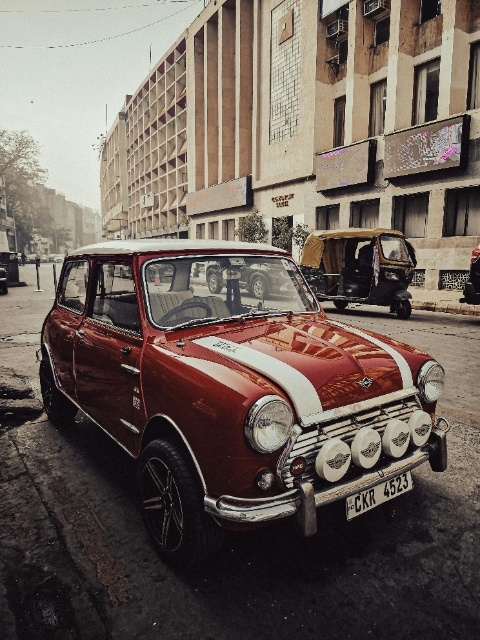
#> input picture images/car.jpg, 480 x 640 px
$ python Task_6.py
#> lines starting #> are read from the running program, lines starting #| are printed output that depends on the picture
import cv2 as cv
import numpy as np

#Task Six Add Gaussian Noise to Image:

img = cv.imread('images/car.jpg')
#> img is the input picture: shape (640, 480, 3); mean B, G, R 88.8, 96.4, 108.7

height = img.shape[0]
#> height = 640
width = img.shape[1]
#> width = 480
# We use np.zeros to ensure dimensions match
noise = np.zeros(img.shape, np.int16)
#We generate the noise
gaussian_noise = cv.randn(noise, 0, 15)
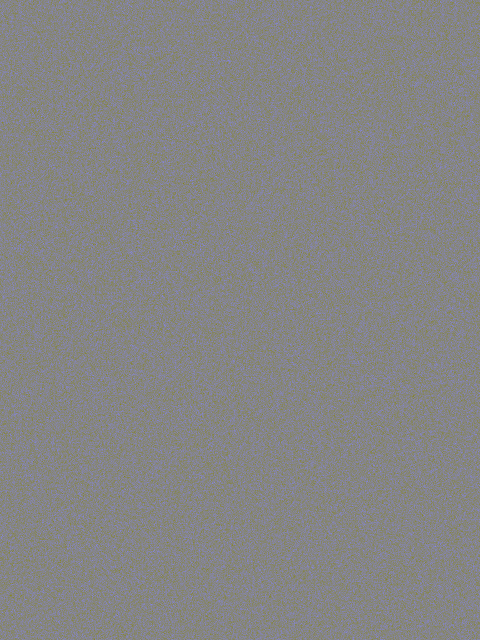
#> noise: shape (640, 480, 3) int16; mean of channels 0, 1, 2 0, 0, 0; drawn with min black and max white

# We add the noise to the original image
# We convert to int16/int32 first to prevent wrap-around (overflow)
# and then clip the results to [0, 255]
img_filtered = cv.add(img,gaussian_noise,dtype=cv.CV_8U)
#gaussian_filter = cv.GaussianBlur(img,noise, 15 )

cv.imshow('Car',img)
cv.imshow('Filtered Car',img_filtered)

cv.waitKey(0)

$ run again, with images/blue_frog.jpg copied over images/car.jpg
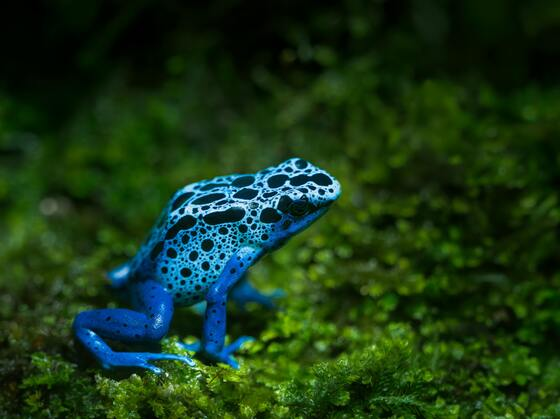
#> input picture images/blue_frog.jpg, 560 x 419 px
#> img is the input picture: shape (419, 560, 3); mean B, G, R 22.8, 54.5, 25.2
#> `gaussian_noise = cv.randn(noise, 0, 15)`:
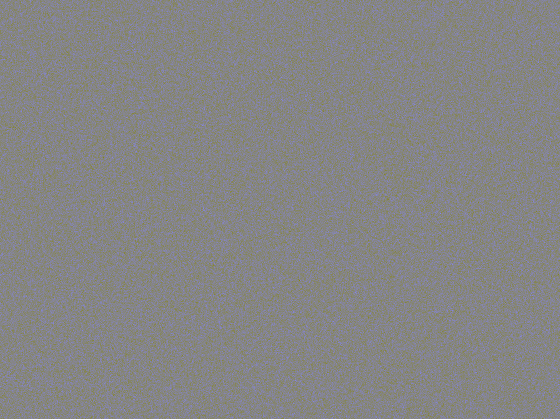
#> noise: shape (419, 560, 3) int16; mean of channels 0, 1, 2 0, 0, 0; drawn with min black and max white

$ run again, with images/cherries.jpg copied over images/car.jpg
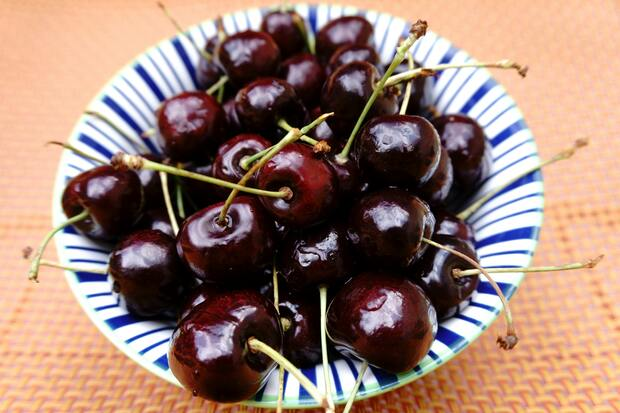
#> input picture images/cherries.jpg, 620 x 413 px
#> img is the input picture: shape (413, 620, 3); mean B, G, R 114.7, 127.3, 156.6
#> `gaussian_noise = cv.randn(noise, 0, 15)`:
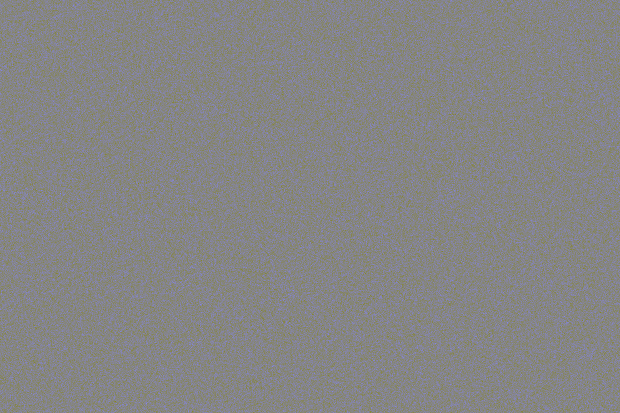
#> noise: shape (413, 620, 3) int16; mean of channels 0, 1, 2 0, 0, 0; drawn with min black and max white
